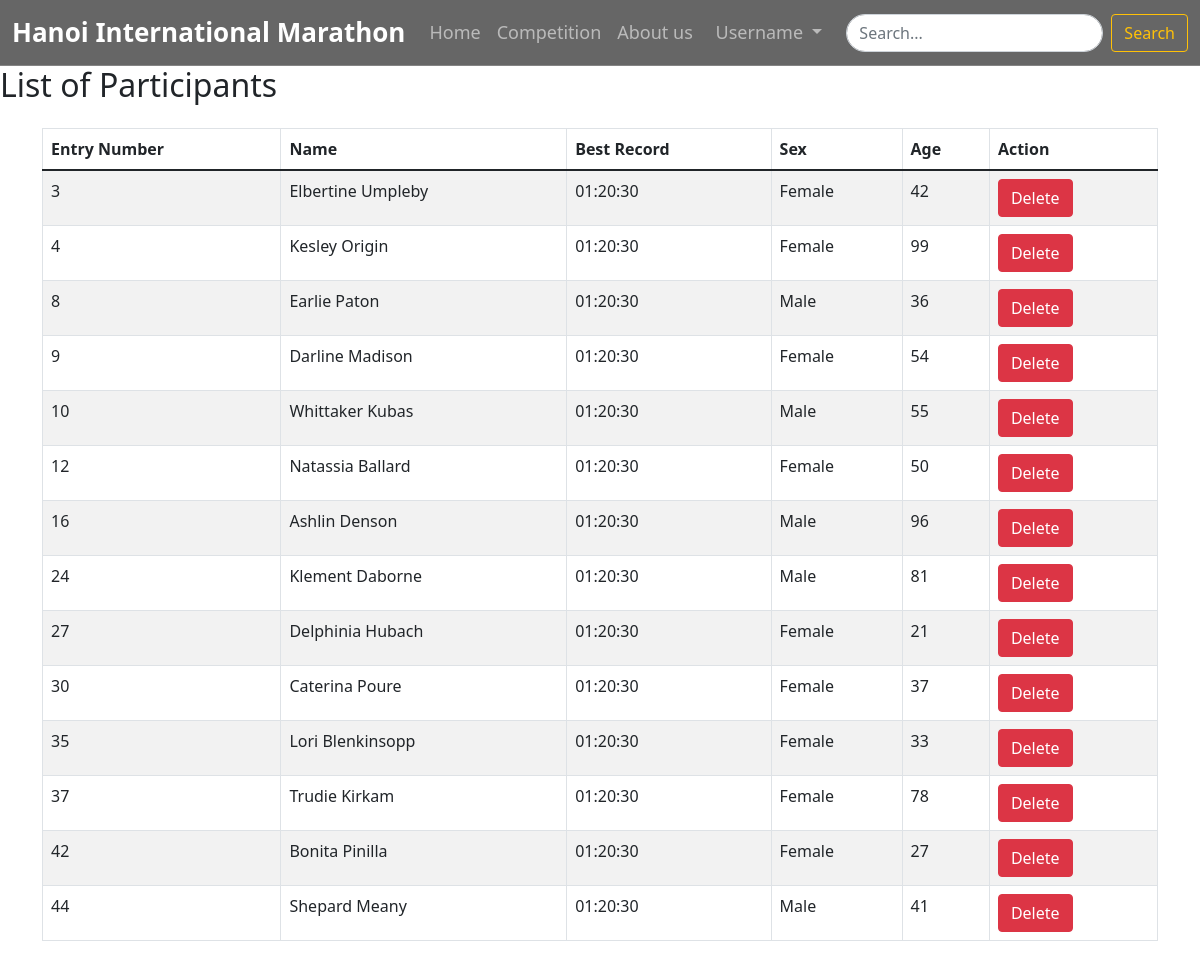
The app's page /admin/show_participant.php?competition_id=124218 with its own data.
### tables this page shows
CREATE TABLE `participate` (
  `MarathonID` int(11) NOT NULL,
  `UserID` int(11) NOT NULL,
  `EntryNO` int(11) NOT NULL,
  `Hotel` varchar(255) DEFAULT NULL,
  `TimeRecord` time DEFAULT NULL,
  `Standings` varchar(255) DEFAULT NULL
);

CREATE TABLE `participant` (
  `UserID` int(11) NOT NULL,
  `Name` varchar(255) DEFAULT NULL,
  `BestRecord` time DEFAULT NULL,
  `Nationality` varchar(100) DEFAULT NULL,
  `PassportNO` varchar(50) DEFAULT NULL,
  `Sex` enum('Male','Female','Other') DEFAULT NULL,
  `Age` int(11) DEFAULT NULL,
  `Email` varchar(255) DEFAULT NULL,
  `Phone` varchar(20) DEFAULT NULL,
  `Address` varchar(255) DEFAULT NULL
);

### admin/show_participant.php (the view, shortened to what this page needs)
<?php
require_once(__DIR__ . '/../config.php');
include('../includes/loggedin_admin.php');
if (isset($_GET['competition_id'])) {
    $competition_id = $_GET['competition_id'];
    $query = "SELECT p.EntryNO, u.Name, u.BestRecord, u.Sex, u.Age
                FROM Participate p
                JOIN Participant u ON p.UserID = u.UserID
                WHERE p.MarathonID = $competition_id";
    $result = $conn->query($query);
    if ($result && $result->num_rows > 0) {
        echo "<h2>List of Participants</h2>";
        echo "<div class='container mt-4'>";
        echo "<table class='table table-striped table-bordered'>";
        echo "<thead>";
        echo "<tr>";
        echo "<th scope='col'>Entry Number</th>";
        echo "<th scope='col'>Name</th>";
        echo "<th scope='col'>Best Record</th>";
        echo "<th scope='col'>Sex</th>";
        echo "<th scope='col'>Age</th>";
        echo "<th scope='col'>Action</th>";
        echo "</tr>";
        echo "</thead>";
        echo "<tbody>";
        while ($row = $result->fetch_assoc()) {
            echo "<tr>";
            echo "<td>" . $row['EntryNO'] . "</td>";
            echo "<td>" . $row['Name'] . "</td>";
            echo "<td>" . $row['BestRecord'] . "</td>";
            echo "<td>" . $row['Sex'] . "</td>";
            echo "<td>" . $row['Age'] . "</td>";
            echo "<td><button type='button' class='btn btn-danger' onclick=\"deleteParticipant(" . $row['EntryNO'] . ")\">Delete</button></td>";
            echo "</tr>";
        }
        echo "</tbody>";
        echo "</table>";
        echo "</div>";
    } else {
        echo "<p class='alert alert-warning mt-4'>No participants found for this competition.</p>";
    }
} else {
    echo "<p class='alert alert-danger mt-4'>Invalid competition ID.</p>";
}
?>

### records on screen
participate: EntryNO "3", UserID.Name "Elbertine Umpleby", UserID.BestRecord "01:20:30", UserID.Sex "Female", UserID.Age "42"
participate: EntryNO "4", UserID.Name "Kesley Origin", UserID.BestRecord "01:20:30", UserID.Sex "Female", UserID.Age "99"
participate: EntryNO "8", UserID.Name "Earlie Paton", UserID.BestRecord "01:20:30", UserID.Sex "Male", UserID.Age "36"
participate: EntryNO "9", UserID.Name "Darline Madison", UserID.BestRecord "01:20:30", UserID.Sex "Female", UserID.Age "54"
participate: EntryNO "10", UserID.Name "Whittaker Kubas", UserID.BestRecord "01:20:30", UserID.Sex "Male", UserID.Age "55"
participate: EntryNO "12", UserID.Name "Natassia Ballard", UserID.BestRecord "01:20:30", UserID.Sex "Female", UserID.Age "50"
participate: EntryNO "16", UserID.Name "Ashlin Denson", UserID.BestRecord "01:20:30", UserID.Sex "Male", UserID.Age "96"
participate: EntryNO "24", UserID.Name "Klement Daborne", UserID.BestRecord "01:20:30", UserID.Sex "Male", UserID.Age "81"
participate: EntryNO "27", UserID.Name "Delphinia Hubach", UserID.BestRecord "01:20:30", UserID.Sex "Female", UserID.Age "21"
participate: EntryNO "30", UserID.Name "Caterina Poure", UserID.BestRecord "01:20:30", UserID.Sex "Female", UserID.Age "37"
participate: EntryNO "35", UserID.Name "Lori Blenkinsopp", UserID.BestRecord "01:20:30", UserID.Sex "Female", UserID.Age "33"
participate: EntryNO "37", UserID.Name "Trudie Kirkam", UserID.BestRecord "01:20:30", UserID.Sex "Female", UserID.Age "78"
participate: EntryNO "42", UserID.Name "Bonita Pinilla", UserID.BestRecord "01:20:30", UserID.Sex "Female", UserID.Age "27"
participate: EntryNO "44", UserID.Name "Shepard Meany", UserID.BestRecord "01:20:30", UserID.Sex "Male", UserID.Age "41"
